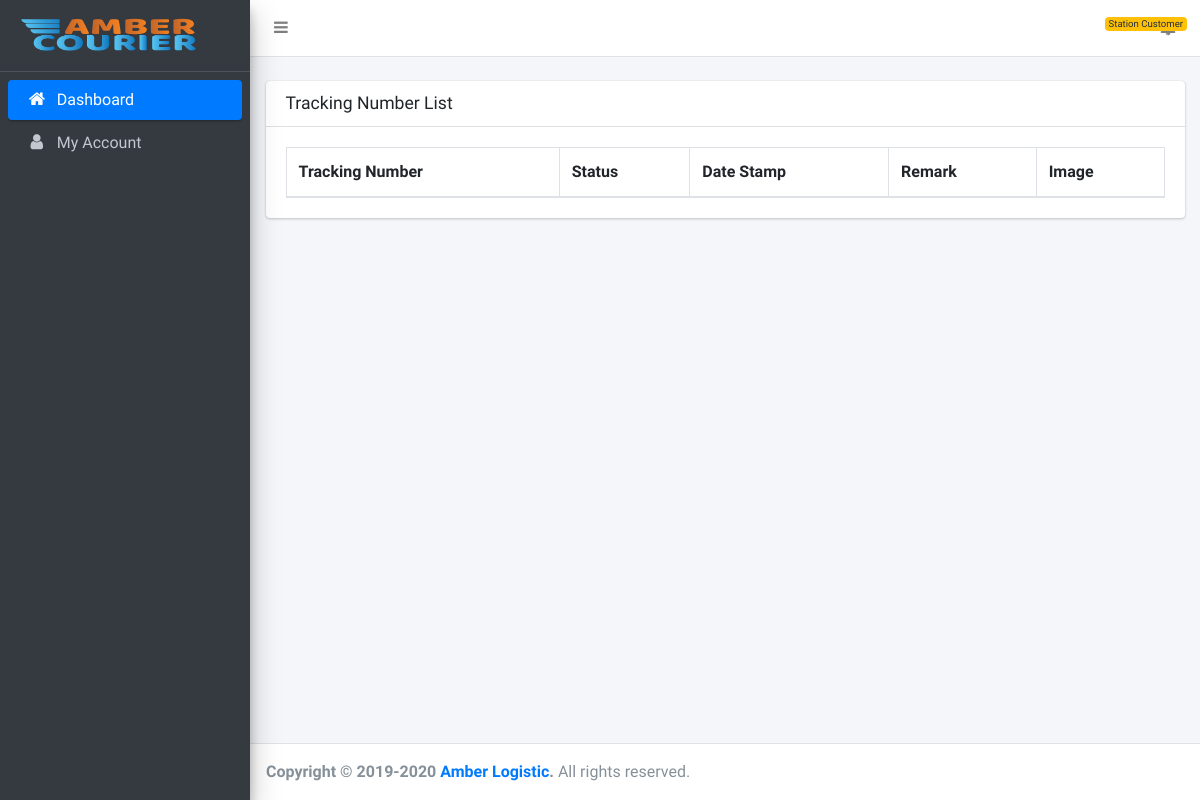
The page /customer/single.php?tracking_number=A000012324 (signed in) on the database as committed earlier.
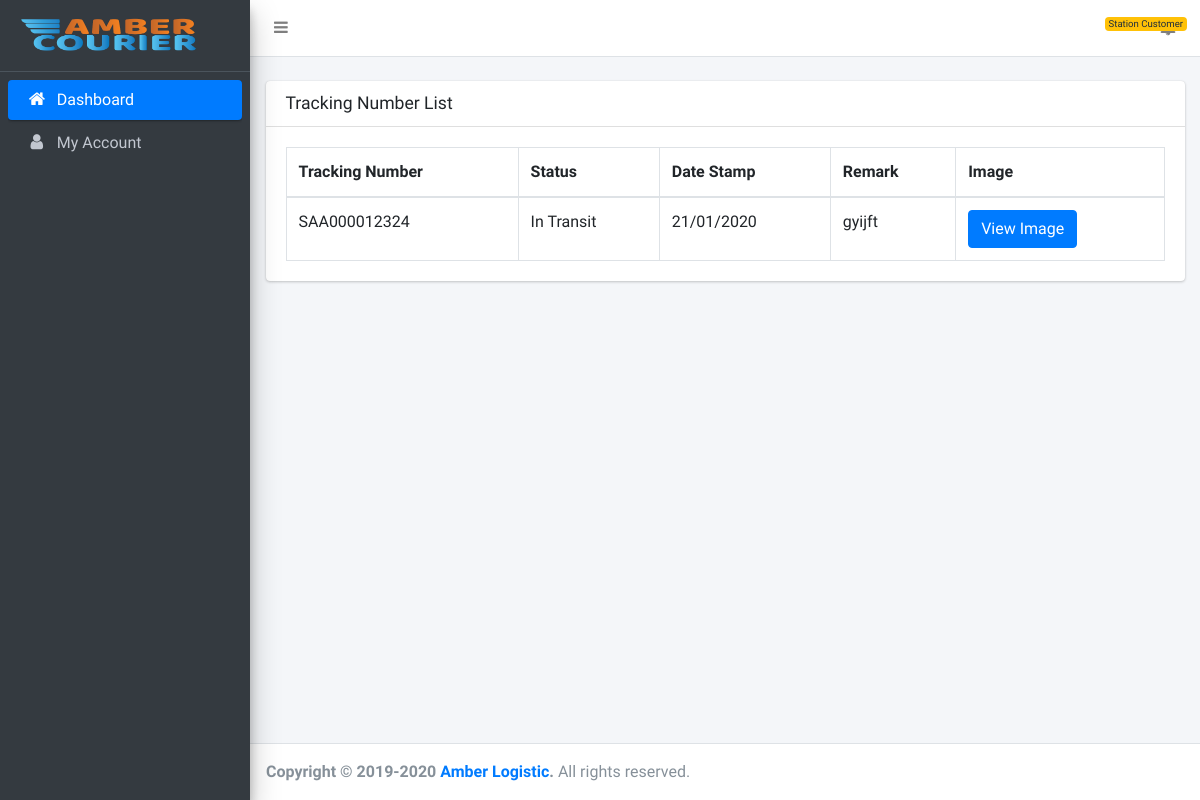
The same page on the database as committed later.
### tables this page shows
CREATE TABLE `tracking_numbers` (
  `id` int(11) NOT NULL,
  `tracking_number` varchar(255) DEFAULT NULL,
  `station_prefix_id` int(11) DEFAULT NULL,
  `status_id` int(11) DEFAULT NULL,
  `date_stamp` varchar(255) DEFAULT NULL,
  `image_path` varchar(255) DEFAULT NULL,
  `remark` mediumtext DEFAULT NULL,
  `sender_id` int(11) DEFAULT NULL,
  `receiver_id` int(11) DEFAULT NULL,
  `parcel_type` int(11) DEFAULT NULL COMMENT '1=Parcel,2=Document,3=Heavy Shipment',
  `created_at` timestamp NULL DEFAULT current_timestamp()
);

CREATE TABLE `station_prefix` (
  `id` int(11) NOT NULL,
  `name` varchar(255) DEFAULT NULL,
  `station_id` int(11) DEFAULT NULL,
  `created_at` timestamp NULL DEFAULT current_timestamp()
);

CREATE TABLE `status` (
  `id` int(11) NOT NULL,
  `name` varchar(255) DEFAULT NULL,
  `others` varchar(255) DEFAULT NULL,
  `created_at` timestamp NULL DEFAULT current_timestamp()
);

### classes/Session.php (called while the page is built, shortened)
<?php
class Session
{
    public static function get($key){
        if(isset($_SESSION[$key])){
            return $_SESSION[$key];
        }
        else{
            return false;
        }
    }
}
?>

### customer/single.php (the view, shortened to what the changed rows need)
<?php
include(ROOT_PATH . "includes/db.php");
include(ROOT_PATH . "classes/Session.php");
$tracking_number = $_GET['tracking_number'];
$receiver_id = Session::get('customer_id');
$query = "SELECT * FROM tracking_numbers WHERE tracking_number='$tracking_number' AND  receiver_id=$receiver_id ORDER BY id DESC ";
$result = mysqli_query($con, $query);
?>
<!DOCTYPE html>
<html lang="en">
<?php
include(ROOT_PATH . "customer/includes/head.php"); ?>
<body class="hold-transition sidebar-mini layout-fixed">
<div class="wrapper">
    <div class="content-wrapper">
        <br>
        <section class="content">
            <div class="container-fluid">
                <div class="row">
                    <div class="col-md-12">
                        <div class="card">
                            <div class="card-body">
                                <table class="table table-bordered" id="result" width="100%" cellspacing="0">
                                    <thead>
                                    <tr>
                                        <th>Tracking Number</th>
                                        <th>Status</th>
                                        <th>Date Stamp</th>
                                        <th>Remark</th>
                                        <th>Image</th>
                                    </tr>
                                    </thead>
                                    <tbody>
                                    <?php
                                    while ($row = mysqli_fetch_assoc($result)) {
                                        ?>
                                        <tr id="row<?php echo $row['id']; ?>">
                                            <td scope="row">
                                                <?php
                                                $prefix_id = $row['station_prefix_id'];
                                                $query_prefix = "select * from station_prefix where id='$prefix_id' LIMIT 1";
                                                $result_prefix = mysqli_query($con, $query_prefix);
                                                $row_prefix = mysqli_fetch_assoc($result_prefix);
                                                echo $row_prefix['name'].$row['tracking_number']; ?>
                                            </td>
                                            <td>
                                                <?php
                                                $status_id = $row['status_id'];
                                                $query_status = "SELECT * FROM status WHERE id='$status_id' LIMIT 1";
                                                $result_status = mysqli_query($con, $query_status);
                                                $row_status = mysqli_fetch_assoc($result_status);
                                                echo $row_status['name'];
                                                ?>
                                            </td>
                                            <td><?php echo date('d/m/Y', $row['date_stamp']); ?></td>
                                            <td><?php echo $row['remark'] ?></td>
                                            <td>
                                                <?php
                                                if (isset($row['image_path']) && !empty($row['image_path'])) {
                                                    ?>
                                                    <button class='btn btn-primary' id='<?php echo "../admin/".$row['image_path'] ?>' onclick='imageFunction(this.id)'>View Image</button>
                                                    <?php
                                                } else {
                                                    ?>
                                                    <button class='btn btn-danger' id = '../../admin/upload/default/no-image.png' onclick='imageFunction(this.id)'>No Image</button>
                                                    <?php
                                                }
                                                ?>
                                            </td>
                                        </tr>
                                        <?php
                                    }
                                    ?>
                                    </tbody>
                                </table>
                            </div>
                        </div>
                    </div>
                </div>
            </div>
        </section>
    </div>
</div>
</body>
</html>

Rows that differ between the two databases and show on the page:
added tracking_numbers: station_prefix.name "SA", tracking_number "A000012324", status.name "In Transit", date_stamp "21/01/2020", remark "gyijft"
